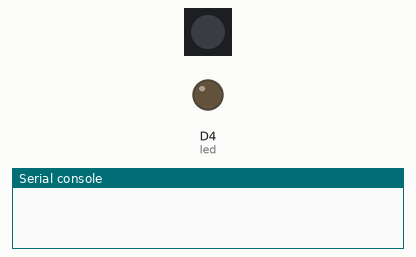
The program below on a simulated CircuitPython board. Parts: 1 RGB LEDs in strip order, left to right, output pins drawn as LEDs (lit = HIGH), the last lines printed to the serial console. Dim RGB values are drawn brighter than linear; random numbers come from a fixed seed; audio playback is drawn as a buzzer.

Above: at 0.1 s.
At 5.1 s:
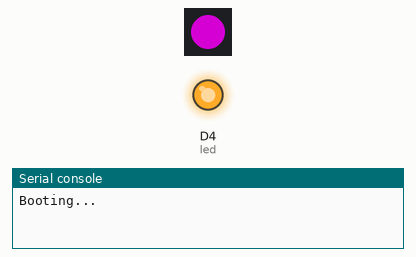
At 8.35 s:
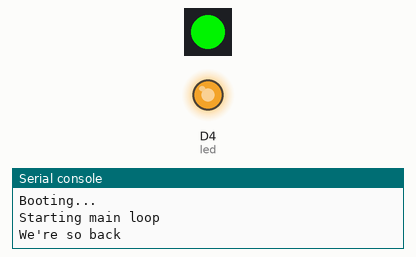
At 39.7 s:
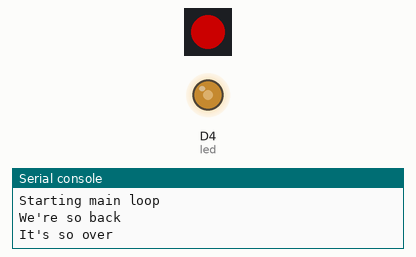
Timing chart, 0 to 40.0 s (numbered marks = the images above):
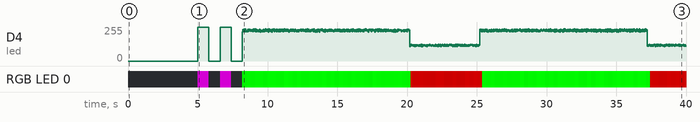

The program:

code.py
```python
#  Merry Christmas Will!!!

#################################################################################################
#                              It's So Over.....We're So Back  Meter
#################################################################################################
#                                                                                               #
#                                    .................                                          #
#                             ..............................                                    #
#                         .........                      .......                                #
#                      .......                               .......                            #
#                    .....                                      ......                          #
#                  .....                                           .....                        #
#                .....       ...                                     .....                      #
#               ....         .....                                    .....                     #
#              ....            ......                                  .....                    #
#             ....                .....                                  ....                   #
#             ....                  ......                               ....                   #
#            ....                      ...........                        ....                  #
#            ....                       ...........                       ....                  #
#            ....                       ...........                       ....                  #
#            ....                        .........                       .....                  #
#             ....                                                       ....                   #
#             .....                                                     ....                    #
#              .....                                                   .....                    #
#               .....                                                 ....                      #
#                 .....                                             .....                       #
#                   .....                                         .....                         #
#                     ....                                      .....                           #
#                                                                                               #
#################################################################################################


# for Adafruit KN2040 board.  https://learn.adafruit.com/adafruit-kb2040/

import time
import board
import neopixel
import busio
import board
import pwmio
import random

# Included in onboard lib are the following libraries
# asyncio, _bleio, _pixelmap, adafruit_bus_device, adafruit_pixelbuf, aesio, alarm,
#  analogbufio, analogio, array, atexit, audiobusio, audiocore, audiomixer, audiomp3,
#  audiopwmio, binascii, bitbangio, bitmaptools, bitops, board, builtins, builtins.pow3,
#  busio, busio.SPI, busio.UART, collections, countio, digitalio, displayio, errno, floppyio,
#  fontio, framebufferio, getpass, gifio, i2ctarget, imagecapture, io, json, keypad, keypad.KeyMatrix,
# keypad.Keys, keypad.ShiftRegisterKeys, math, microcontroller, msgpack, neopixel_write, nvm, onewireio,
#  os, os.getenv, paralleldisplay, pulseio, pwmio, qrio, rainbowio, random, re, rgbmatrix, rotaryio, rp2pio,
#  rtc, sdcardio, select, sharpdisplay, storage, struct, supervisor, synthio, sys, terminalio, time, touchio,
# traceback, ulab, usb_cdc, usb_hid, usb_midi, vectorio, watchdog, zlib


#### initialize
uart = busio.UART(board.TX, board.RX, baudrate=115200)  # Initialize UART communication
pixel = neopixel.NeoPixel(board.NEOPIXEL, 1)  # Initialize NeoPixel
led = pwmio.PWMOut(board.D4, frequency=200, duty_cycle=0)  # Initialize LED
time.sleep(5)  # Wait for 5 seconds

##### user setpoints
time_back = 12  #seconds to be back
time_over = 5   #seconds to be over

# Warm up the gauge
for i in range(2):
    print("Booting...")  # Print booting message
    pixel.fill((128, 0, 128))  # Set pixel color to purple
    led.duty_cycle = 65535  # Turn on LED
    pixel.brightness = 1  # Set pixel brightness to maximum
    time.sleep(0.8)  # Wait for 2 seconds
    led.duty_cycle = 0  # Turn off LED
    pixel.brightness = 0  # Set pixel brightness to minimum
    time.sleep(0.8)  # Wait for 2 seconds


while True:  # Main loop
    start_time = time.monotonic()  # Get the current time
    print("Starting main loop")  # Print starting message

    # We're so back state
    uart.write(b"We're so back \n")  # Send message over UART
    print("We're so back")  # Print message
    while time.monotonic() - start_time < time_back:  # Loop for 15 seconds
        brightness = float(0.85)  # Set brightness to 0.5
        noise = float(0.1 * random.random())  # Add random noise
        led.duty_cycle = int( ( brightness + noise)*65535)  # Set LED brightness
        pixel.brightness = brightness + noise  # Set pixel brightness
        pixel.fill((0, 255, 0))  # Set pixel color to green
        #print(f"Brightness: {brightness}")  # Print brightness
        #print(f"Noise: {noise}")  # Print noise
        time.sleep(0.01)  # Wait for 10 milliseconds


    # It's so over state
    uart.write(b"It's so over \n")  # Send message over UART
    print("It's so over")  # Print message
    while time.monotonic() - start_time < (time_over + time_back):  # Loop for 5 seconds
        brightness = float(0.42)  # Set brightness to 0
        noise = float(0.08* random.random())  # Add random noise
        led.duty_cycle = int( ( brightness + noise)*65535)  # Set LED brightness
        pixel.brightness = brightness + noise  # Set pixel brightness
        pixel.fill((255, 0, 0))  # Set pixel color to red
        #print(f"Brightness: {brightness}")  # Print brightness
        #print(f"Noise: {noise}")  # Print noise
        time.sleep(0.01)  # Wait for 10 milliseconds
```

Measured:
- by itself, RGB LED 0: off → RGB(128, 0, 128) at 5.0 s, → off 0.80 s later, → RGB(128, 0, 128) 0.80 s later, → off 0.80 s later, … (107 changes in this stretch)
